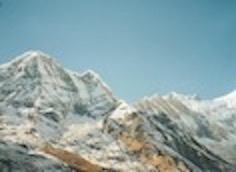
#> input picture test1.png, 236 x 172 px
$ jupyter execute --allow-errors feature-notebook.ipynb
#> lines starting #> are read from the running program, lines starting #| are printed output that depends on the picture
# 代码实现

我们将通过编程实现SIFT算法。将SIFT的每一步流程都编写成一个函数。首先，我们来实现尺度空间的生成。

[cell 1]
import cv2
import numpy as np
from scipy.ndimage import maximum_filter
import matplotlib.pyplot as plt
import random


# 生成指定数目的高斯核，并对图像做高斯滤波
def generateGimage(image, sigma, num_layers = 8, k_stride = 2):    #构建 8 个不同尺度的模糊图像
    sigma_res = np.sqrt(np.max([(sigma ** 2) - ((1) ** 2), 0.01]))
    # (0,0)表示卷积核的大小根据sigma来决定
    image = cv2.GaussianBlur(image, (0, 0), sigmaX=sigma_res,
                             sigmaY=sigma_res)

    # 生成高斯核
    k = 2 ** (1 / k_stride)  #尺度系数：控制相邻尺度的比例
    gaussian_kernels = np.zeros(num_layers)
    # 第一层高斯就是1.6
    gaussian_kernels[0] = sigma

    for i in range(1, num_layers):
        # 根据高斯的性质，可以将大的高斯核拆分，减少计算量
        gaussian_old = k**(i-1) * sigma
        gaussian_new = k * gaussian_old
        gaussian_kernels[i] = np.sqrt(gaussian_new**2 - gaussian_old**2)

    # 至此，我们已经得到一系列高斯核

    # 进行高斯模糊
    gaussian_images = [image]
    for kernel in gaussian_kernels:
        tmp_image = cv2.GaussianBlur(image, (0, 0), sigmaX=kernel,
                                     sigmaY=kernel)
        gaussian_images.append(tmp_image)

    # 返回不同高斯核对图像滤波的结果
    return np.array(gaussian_images)


# 生成DoG空间 高斯差分算子
def generateDoGSpace(gaussian_images):
    dog_images = []
    for img1, img2 in zip(gaussian_images, gaussian_images[1:]):
        dog_images.append(img2 - img1)
    return dog_images

在生成图像的尺度空间之后，需要检测图像的特征点，这包含以下两个步骤：1.判断每个位置其是否为局部极值点；2.若为极值点，则对其进行定位与筛选，并计算最终选出的特征点的特征。

[cell 2]
# 1.判别当前像素点是否为局部最大值点
def isLocalExtremum(l1, l2, l3, threshold):
    # l1，l2，l3是DoG尺度空间中相邻的3层，大小均已被切片成 3*3
    # 即[l1,l2,l3]是一个cube
    # 需要确定l2层的中心位置，即(1,1)位置是否为极值点
    # threshold是一个设定的阈值，l2[1,1]必须大于阈值才可进行极值点的判定
    if l2[1,1] > threshold:
        if l2[1,1] > 0:
            return np.all(l2[1,1]>=l1) and np.all(l2[1,1]>=l3) \
                    and np.sum(l2[1,1]<l2)==0

        elif l2[1,1] < 0:
            return np.all(l2[1,1]<=l1) and np.all(l2[1,1]<=l3) \
                    and np.sum(l2[1,1]>l2)==0
    return False

[cell 3]
# 2.若为极值点，则对其进行定位与筛选，并计算最终选出的特征点的特征。
# 在这一模块中，我们将编写实现计算特征点各个属性
# 参考7.2.2节以及7.2.3节

# 计算极值点特征
def computeBlobAttribute(x, y, layer, dog_images, sigma, threshold,
                        border, num_layers, g_image, corners,
                        scales, orientations, layers):
    # 计算(x,y)位置的特征点的特征
    # 此时假设该位置的点为邻域内的最大值
    # 首先需要对其进行筛选，根据牛顿迭代法判定是否为真正的极值点
    # 筛除低对比度的特征点
    # 消除边缘响应
    # 在此之后便可得到特征点的信息

    gamma = 10
    image_shape = dog_images[0].shape
    out_flag = False

    # 使用牛顿迭代法得到极值点
    # 至多更新5次，如果未收敛，则认为该候选点不是极值点
    for iter_num in range(5):
        # 得到DoG空间中相邻的3层
        img1, img2, img3 = dog_images[layer-1:layer+2]
        # 对这3层进行切片，得到大小为3*3的3层
        cube = np.array([img1[x-1:x+2, y-1:y+2],
                         img2[x-1:x+2, y-1:y+2],
                         img3[x-1:x+2, y-1:y+2]])

        # 分别得到cube的一二阶导数
        grad = compute1derivative(cube)
        hessian = compute2derivative(cube)

        # 解方程得到牛顿迭代的更新值
        update = -np.linalg.lstsq(hessian, grad, rcond=None)[0]
        # 如果移动的距离太小，说明当前点里极值已收敛，直接返回当前点即可
        if abs(update[0]) < 0.5 and abs(update[1]) < 0.5 \
            and abs(update[2]) < 0.5:
            break
        # 更新当前点
        y += int(round(update[0]))
        x += int(round(update[1]))
        layer += int(round(update[2]))
        # 确保新的cube在DoG空间里
        if x < border or x >= image_shape[0] - border \
                        or y < border \
                        or y >= image_shape[1] - border \
                        or layer < 1 or layer > num_layers - 2:
            # 若不在空间中，则 out_flag = True
            out_flag = True
            break

    # 超出空间大小或者未不收敛，直接返回
    if out_flag or iter_num >= 4:
        return

    # 使用公式计算极值点的对比度
    Extremum = cube[1, 1, 1] + 0.5 * np.dot(grad, update)
    # 筛除低对比度的特征点
    if np.abs(Extremum) >= threshold:
        # 得到xy的黑塞矩阵
        xy_hessian = hessian[:2, :2]
        xy_hessian_trace = np.trace(xy_hessian)
        xy_hessian_det = np.linalg.det(xy_hessian)
        # 消除边缘响应
        if xy_hessian_det > 0 and \
            (xy_hessian_trace ** 2) / xy_hessian_det < \
            ((gamma + 1) ** 2) / gamma:
            # 极值点坐标
            pt = ((y + update[0]), (x + update[1]))
            # 极值点尺度
            size = sigma * (2 ** ((layer + update[2])))
            # 计算特征点的方向（主方向和辅方向）
            # 利用computeOrien()函数进行计算
            orien_list = computeOrien(pt, size, layer, g_image)
            for tmp_orien in orien_list:
                # 尺度
                scales.append(size)
                # 位置
                layers.append(layer)
                corners.append(pt)
                # 方向
                orientations.append(tmp_orien)
    return

接着对上述代码中出现的一些函数进行进一步的实现。

[cell 4]
# 编写一些数学函数

# 计算一阶导数
def compute1derivative(cube):
    # cube是由DoG空间中相邻的3层组成，其中每层的大小被切片成 3*3
    # 需要计算cube正中心位置的梯度
    dx = (cube[1, 1, 2] - cube[1, 1, 0]) / 2
    dy = (cube[1, 2, 1] - cube[1, 0, 1]) / 2
    ds = (cube[2, 1, 1] - cube[0, 1, 1]) / 2
    return np.array([dx, dy, ds])


# 计算二阶导数
def compute2derivative(cube):
    # cube是由DoG空间中相邻的3层组成，其中每层的大小被切片成 3*3
    # 需要计算cube正中心位置的梯度

    # 根据二阶导数的定义写出各个分量
    center = cube[1, 1, 1]

    dxx = cube[1, 1, 2] + cube[1, 1, 0] - 2 * center
    dyy = cube[1, 2, 1] + cube[1, 0, 1] - 2 * center
    dss = cube[2, 1, 1] + cube[0, 1, 1] - 2 * center

    dxy = (cube[1, 2, 2] - cube[1, 2, 0]
           - cube[1, 0, 2] + cube[1, 0, 0]) / 4
    dxs = (cube[2, 1, 2] - cube[2, 1, 0]
           - cube[0, 1, 2] + cube[0, 1, 0]) / 4
    dys = (cube[2, 2, 1] - cube[2, 0, 1]
           - cube[0, 2, 1] + cube[0, 0, 1]) / 4

    return np.array([[dxx, dxy, dxs], [dxy, dyy, dys],[dxs, dys, dss]])

[cell 5]
# 3、下面编写计算特征点的方向的函数##################################################################################

至此，可以编写确定特征点的函数模块。

[cell 6]
#对一张图像进行特征点检测
def detect_blobs(image):
    sigma = 1.6
    num_layers = 4
    border = 5
    k_stride = 1

    # 生成高斯尺度空间
    g_images = generateGimage(image, sigma, num_layers, k_stride)
    # 生成DoG空间
    dog_images = generateDoGSpace(g_images)

    # 开始寻找块状区域
    threshold = 0.02
    corners = []
    scales = []
    orientations = []
    layers = []

    for layer, (image1, image2, image3) in \
        enumerate(zip(dog_images, dog_images[1:], dog_images[2:])):
        # 忽略太靠近边缘的点
        for x in range(border, image1.shape[0]-border):
            for y in range(border, image2.shape[1]-border):
                # 检测当前位置是否为局部极值
                if isLocalExtremum(image1[x-1:x+2, y-1:y+2],
                                   image2[x-1:x+2, y-1:y+2],
                                   image3[x-1:x+2, y-1:y+2],
                                   threshold):
                    # 如果是候选点，则进行进一步定位筛选，并返回其信息
                    computeBlobAttribute(x, y, layer+1, dog_images,
                                         sigma, threshold, border,
                                         num_layers, g_images[layer],
                                         corners, scales, orientations,
                                         layers)

    return g_images, corners, scales, orientations, layers

接下来，对检测到的特征点进行描述符的生成。

[cell 7]
# SIFT特征点描述符的生成
# [149 lines left out: functions compute_descriptors, tirlinearInterpolation, not called in this run]

至此，我们已经完成SIFT特征的编写。先导入两张图像，寻找他们的特征点。

[cell 8]
# 展示图像中的特征点
# [7 lines left out: function draw, not called in this run]

[cell 9]
# 读取图像
img1 = cv2.imread('test1.png', cv2.IMREAD_COLOR)
#> img1 is the input picture: shape (172, 236, 3); mean B, G, R 166.2, 163.3, 139.9
img2 = cv2.imread('test2.png', cv2.IMREAD_COLOR)
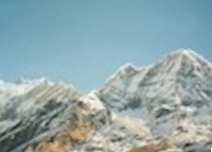
#> input picture test2.png, 212 x 152 px
#> img2 is the input picture: shape (152, 212, 3); mean B, G, R 169.8, 167, 144.2

gray1 = cv2.cvtColor(img1, cv2.COLOR_BGR2GRAY) / 255.0
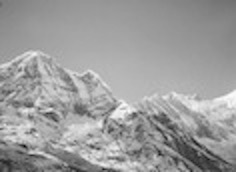
#> gray1: shape (172, 236) float64; min 0.0118, max 0.984, mean 0.614
gray2 = cv2.cvtColor(img2, cv2.COLOR_BGR2GRAY) / 255.0
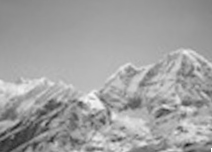
#> gray2: shape (152, 212) float64; min 0.106, max 1, mean 0.629

# 获得两张图像特征点的各项信息
#> (the rest of this cell did not finish here and is left out)

#> the loop in generateGimage, `for kernel in gaussian_kernels:` made 4 passes
#> pass 1, in generateGimage, `tmp_image = cv2.GaussianBlur(image, (0, 0), sigmaX=kernel, sigmaY=kern..`:
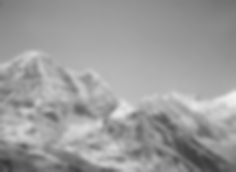
#> tmp_image: shape (172, 236) float64; min 0.219, max 0.952, mean 0.614
#> pass 3, in generateGimage, `tmp_image = cv2.GaussianBlur(image, (0, 0), sigmaX=kernel, sigmaY=kern..`:
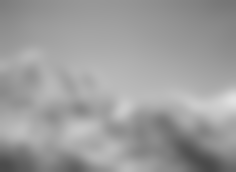
#> tmp_image: shape (172, 236) float64; min 0.29, max 0.885, mean 0.614
#> after the loop in generateGimage, `for kernel in gaussian_kernels:`: gaussian_images = 5 items
#> the loop in generateDoGSpace, `for img1, img2 in zip(gaussian_images, gaussian_images[1:]):` made 4 passes
#> after the loop in generateDoGSpace, `for img1, img2 in zip(gaussian_images, gaussian_images[1:]):`: dog_images = 4 items
#> the loop in detect_blobs, `for layer, (image1, image2, image3) in \ enumerate(zip(dog_images, dog..` made 2 passes
#> layer on pass 1: 0
#> layer on pass 2: 1
g_images2, corners2, scales2, orientations2, layers2 = \
                                    detect_blobs(gray2)

# 获得两张图像的SIFT特征点
descriptors1 = compute_descriptors(g_images1, corners1, scales1,
                                   orientations1, layers1)
descriptors2 = compute_descriptors(g_images2, corners2, scales2,
                                   orientations2, layers2)

img1_detect = draw(img1, corners1)
img2_detect = draw(img2, corners2)
